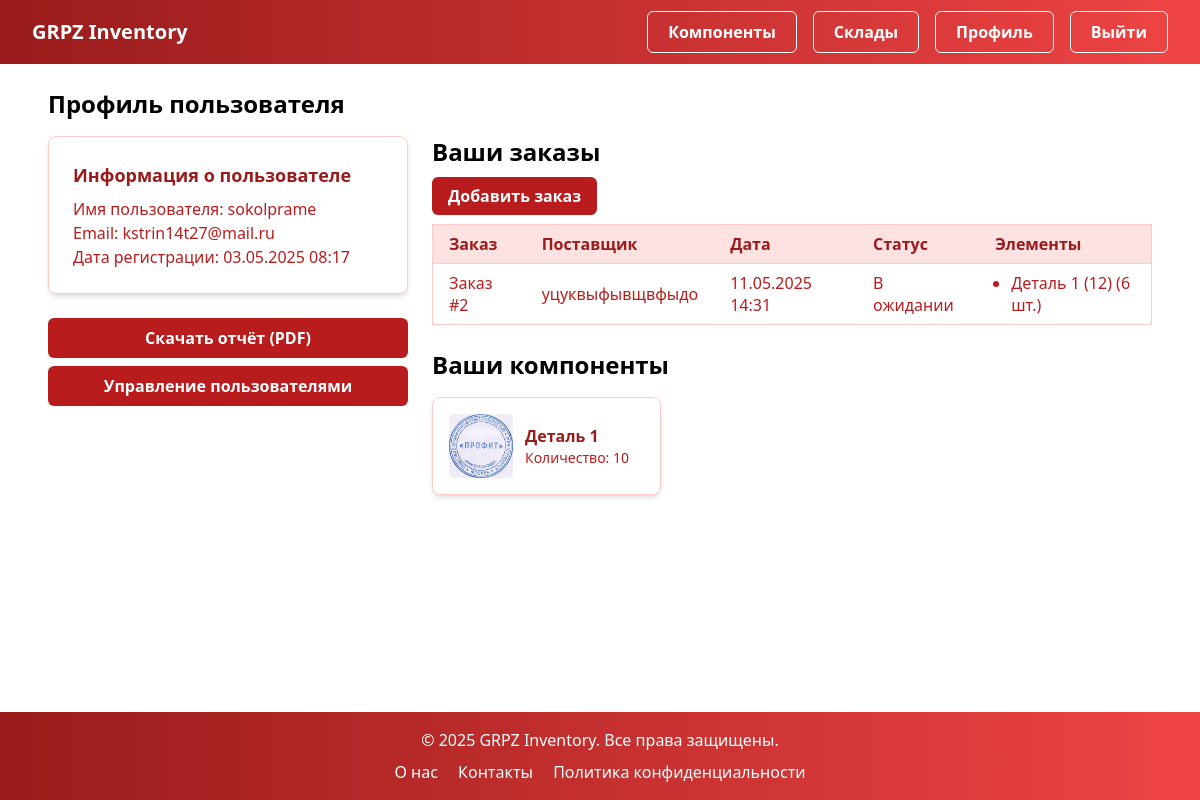
/users/profile/ (signed in), run on an earlier commit of the app's database.
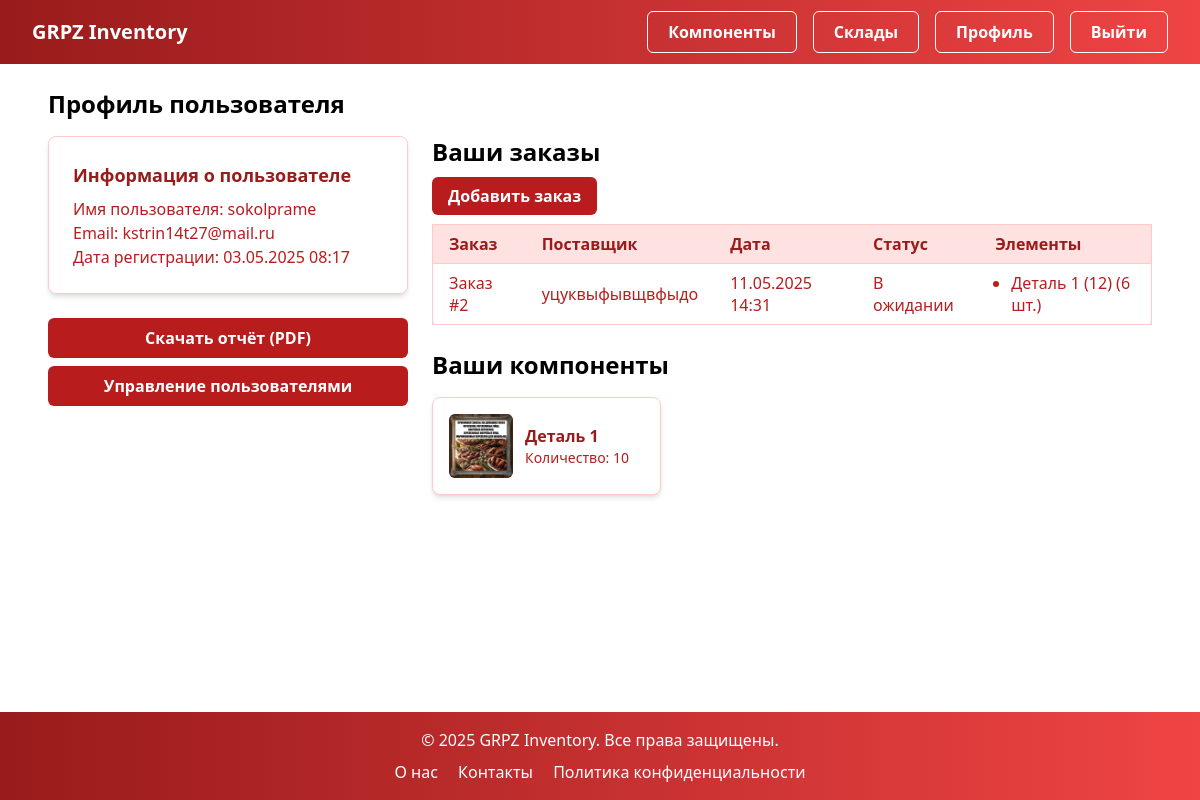
And on a later commit of the database.
### components/models.py (models this page shows)
class Component(models.Model):
    name = models.CharField(max_length=255, verbose_name='Наименование')
    part_number = models.CharField(max_length=50, unique=True, verbose_name='Артикул')
    category = models.CharField(max_length=100, blank=True, verbose_name='Категория')
    description = models.TextField(blank=True, verbose_name='Описание')
    unit = models.CharField(max_length=20, default='шт', verbose_name='Единица измерения')
    barcode = models.CharField(max_length=100, unique=True, blank=True, null=True, verbose_name='Штрих-код')
    quantity = models.PositiveIntegerField(default=0, verbose_name='Количество')
    warehouse = models.ForeignKey('warehouses.Warehouse', on_delete=models.CASCADE, verbose_name='Склад')
    supplier = models.ForeignKey('suppliers.Supplier', on_delete=models.SET_NULL, null=True, blank=True, verbose_name='Поставщик')
    created_at = models.DateTimeField(auto_now_add=True, verbose_name='Дата создания')
    updated_at = models.DateTimeField(auto_now=True, verbose_name='Дата обновления')
    image = models.ImageField(upload_to='components/', blank=True, null=True, verbose_name='Изображение')
    class Meta:
        verbose_name = 'Комплектующее'
        verbose_name_plural = 'Комплектующие'
    def __str__(self):
        return f"{self.name} ({self.part_number})"

### users/views.py (the view)
# urls.py: path('profile/', views.profile, name='profile'),
@login_required
def profile(request):
    orders = Order.objects.filter(created_by=request.user).prefetch_related('orderitem_set')
    components = Component.objects.filter(orderitem__order__created_by=request.user).distinct()
    print(f"Загружено заказов для {request.user.username}: {orders.count()}")
    print(f"Компоненты пользователя {request.user.username}: {components.count()}")
    return render(request, 'users/profile.html', {'orders': orders, 'components': components})

### suppliers/models.py (called while the page is built)
    def __str__(self):
        return self.name

### users/templates/users/profile.html (shortened to what the changed rows need)
﻿{% extends 'base.html' %}
{% block content %}
<section>
    <h2 class="mb-4 text-2xl font-semibold text-black">Профиль пользователя</h2>
    {% if user.is_authenticated %}
    <div class="flex flex-col gap-6 md:flex-row">
        <div class="md:w-2/3">
            {% if orders %}
            <div class="mb-6 overflow-x-auto">
                <table class="min-w-full rounded-lg border border-red-200 bg-white shadow-md">
                    <thead>
                        <tr class="bg-red-100">
                            <th class="px-4 py-2 text-left font-semibold text-red-800">Заказ</th>
                            <th class="px-4 py-2 text-left font-semibold text-red-800">Поставщик</th>
                            <th class="px-4 py-2 text-left font-semibold text-red-800">Дата</th>
                            <th class="px-4 py-2 text-left font-semibold text-red-800">Статус</th>
                            <th class="px-4 py-2 text-left font-semibold text-red-800">Элементы</th>
                        </tr>
                    </thead>
                </table>
            </div>
            {% else %}
            <div class="mb-6 rounded-lg border border-red-200 bg-white p-6 shadow-md">
                <p class="text-lg text-red-800">У вас пока нет заказов.</p>
            </div>
            {% endif %}
            {% if components %}
            <div class="grid grid-cols-1 gap-4 sm:grid-cols-2 md:grid-cols-2 lg:grid-cols-3">
                {% for component in components %}
                <div class="flex max-w-xs space-x-3 rounded-lg border border-red-200 bg-white p-4 shadow-md">
                    <div class="flex h-16 w-16 flex-shrink-0 items-center justify-center rounded-md bg-red-100">
                        {% if component.image %}
                        <img src="{{ component.image.url }}" alt="{{ component.name }}" class="h-full w-full rounded-md object-cover">
                        {% else %}
                        <span class="text-sm font-semibold text-red-400 select-none">Image</span>
                        {% endif %}
                    </div>
                    <div class="flex flex-col justify-center">
                        <h4 class="text-base font-semibold text-red-800">{{ component.name }}</h4>
                        <p class="text-sm text-red-700">Количество: {{ component.quantity }}</p>
                    </div>
                </div>
                {% endfor %}
            </div>
            {% else %}
            <div class="rounded-lg border border-red-200 bg-white p-6 shadow-md">
                <p class="text-lg text-red-800">У вас пока нет компонентов.</p>
            </div>
            {% endif %}
        </div>
    </div>
    {% else %}
    <div class="mx-auto max-w-md">
        <div class="rounded-[0.5rem] border border-red-200 bg-white p-8 shadow-lg">
            <p class="text-lg text-red-700">Пожалуйста, <a href="{% url 'users:login' %}" class="text-red-800 hover:underline">войдите</a>, чтобы просмотреть профиль.</p>
        </div>
    </div>
    {% endif %}
</section>
{% endblock %}

What changed in the data, as far as the page shows it:
changed Component "Деталь 1": image: a different picture
